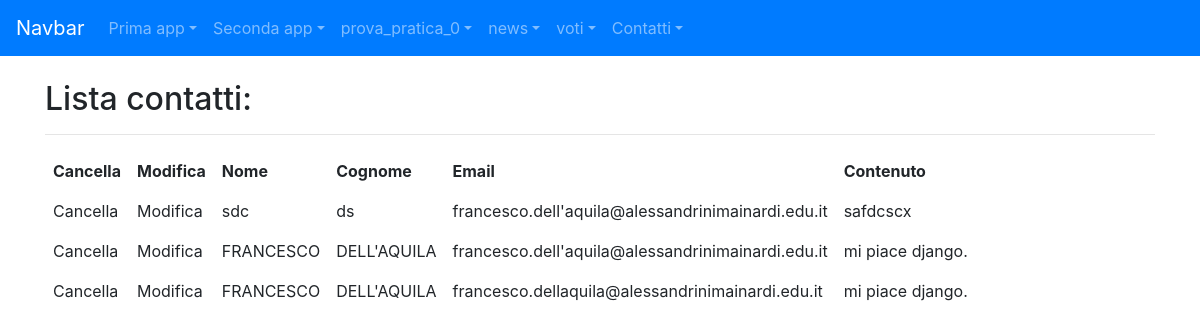
The page /forms_app/lista_contatti/ on the database its author committed.
### forms_app/models.py (models this page shows)
class Contatto(models.Model):
    nome = models.CharField(max_length=100)
    cognome = models.CharField(max_length=100)
    email = models.EmailField(max_length=200)
    contenuto = models.TextField()

### forms_app/views.py (the view)
# urls.py: path('lista_contatti/', lista_contatti, name='lista_contatti'),
def lista_contatti(request):
    contatti = Contatto.objects.all() # recupera tutti i contatti dal database
    context = {"contatti": contatti}
    return render(request, "forms_app/lista_contatti.html", context)

### forms_app/templates/forms_app/lista_contatti.html
{% extends 'base.html' %}
{% block content %}
    <h2>Lista contatti:</h2>
    <hr>
    <table style="border-collapse: collapse; border: none;">
        <thead>
            <tr>
                <th style="border: none; padding: 8px; text-align: left;">Cancella</th>
                <th style="border: none; padding: 8px; text-align: left;">Modifica</th>
                <th style="border: none; padding: 8px; text-align: left;">Nome</th>
                <th style="border: none; padding: 8px; text-align: left;">Cognome</th>
                <th style="border: none; padding: 8px; text-align: left;">Email</th>
                <th style="border: none; padding: 8px; text-align: left;">Contenuto</th>
            </tr>
        </thead>
        <tbody>
            {% for contatto in contatti %}
            <tr>
                <td style="border: none; padding: 8px;"><a>Cancella</a></td>
                <td style="border: none; padding: 8px;"><a>Modifica</a></td>
                <td style="border: none; padding: 8px;">{{contatto.nome}}</td>
                <td style="border: none; padding: 8px;">{{contatto.cognome}}</td>
                <td style="border: none; padding: 8px;">{{contatto.email}}</td>
                <td style="border: none; padding: 8px;">{{contatto.contenuto}}</td>
            </tr>
            {% endfor %}
        </tbody>
    </table>
{% endblock %}

### rows shown on the page
Contatto: nome "sdc", cognome "ds", email "francesco.dell'aquila@alessandrinimainardi.edu.it", contenuto "safdcscx"
Contatto: nome "FRANCESCO", cognome "DELL'AQUILA", email "francesco.dell'aquila@alessandrinimainardi.edu.it", contenuto "mi piace django."
Contatto: nome "FRANCESCO", cognome "DELL'AQUILA", email "francesco.dellaquila@alessandrinimainardi.edu.it", contenuto "mi piace django."
